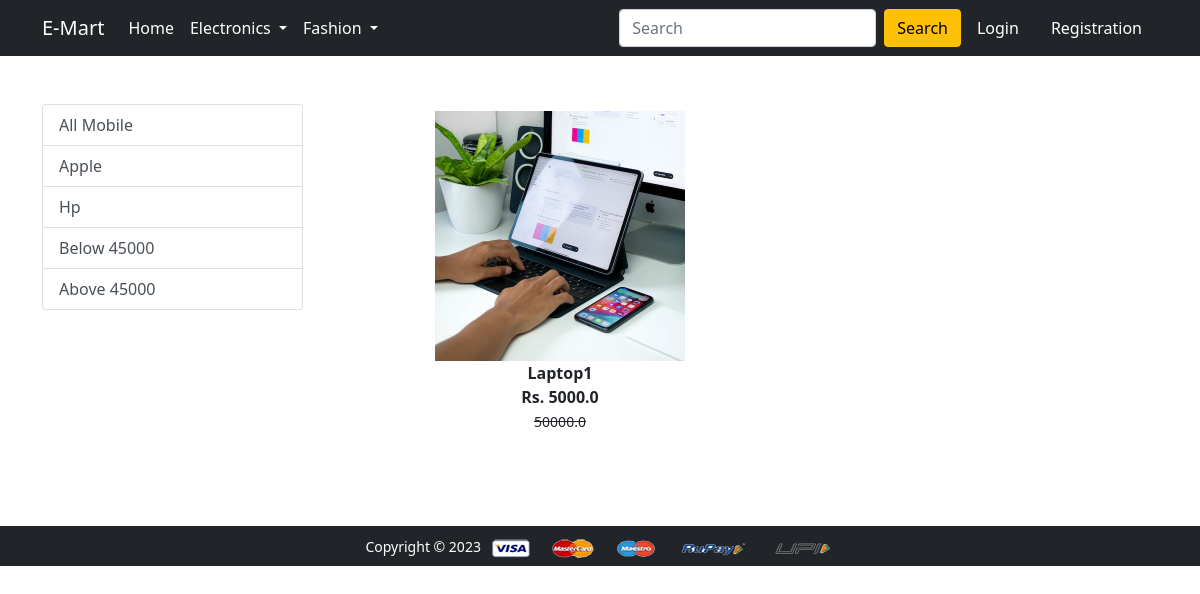
Before: /laptop/ with the older database file.
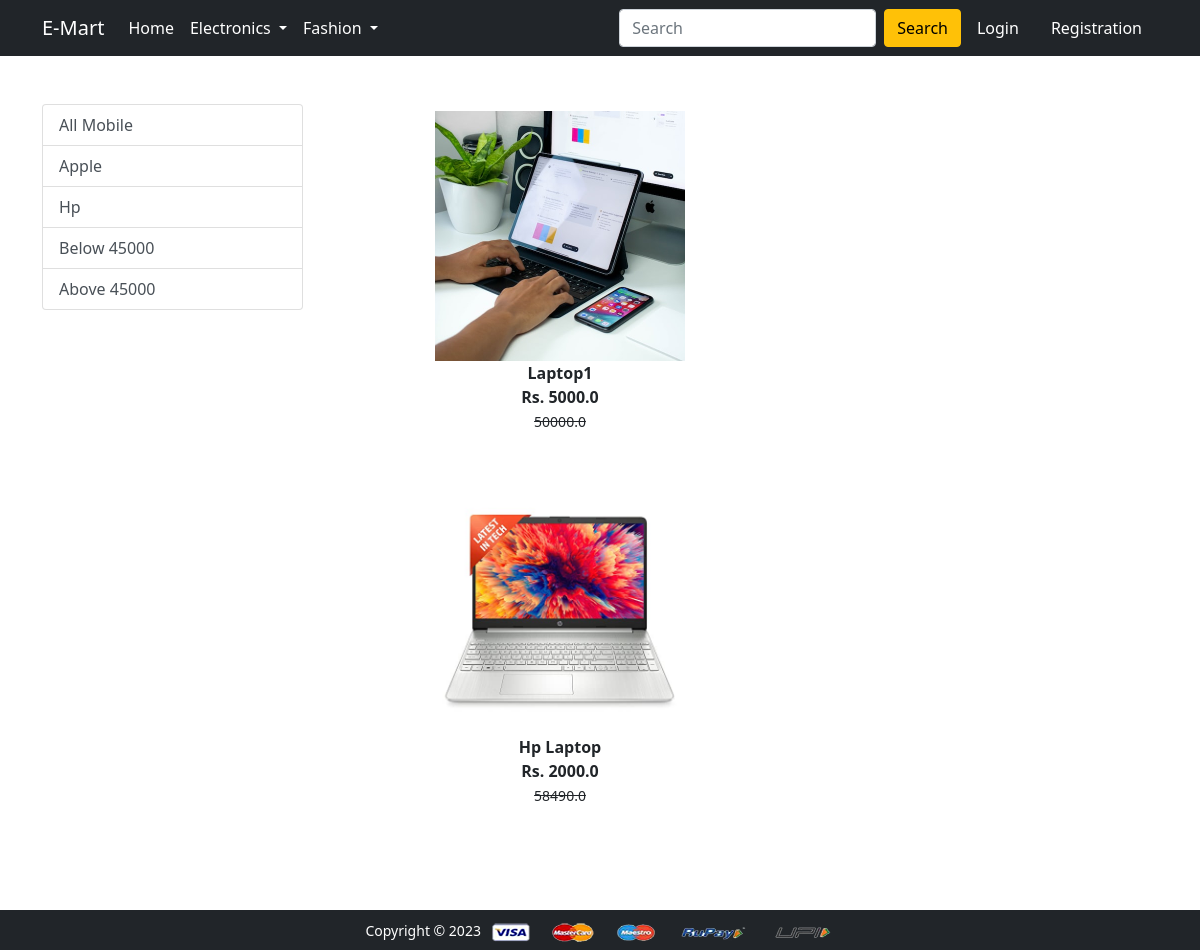
After: the same page with the newer database file.
### app/models.py (models this page shows, shortened)
class Product(models.Model):
    id=models.AutoField(primary_key=True)
    title=models.CharField(max_length=100)
    selling_price=models.FloatField()
    discounted_price=models.FloatField()
    description=models.TextField()
    brand=models.CharField(max_length=100)
    category=models.CharField(choices=CATEGORY_CHOICE,max_length=2)
    upload_image = models.ImageField(upload_to ='uploads/')

### app/views.py (the view)
# urls.py: path('laptop/', views.laptop, name='laptop'),
def laptop(request, data=None):
    if data == None:
        laptop = Product.objects.filter(category='L')
    elif data == 'Hp' or data == 'Apple':
        laptop = Product.objects.filter(category='L').filter(brand=data)
    elif data == 'below':
        laptop = Product.objects.filter(
            category='M').filter(discounted_price__lt=45000)
    elif data == 'above':
        laptop = Product.objects.filter(
            category='M').filter(discounted_price__gt=45000)
    return render(request, 'app/laptop.html', {'laptop': laptop})

### app/templates/app/laptop.html (shortened to what this page needs)
{% extends 'app/base.html' %}
{% load static %}
{% block main-content %}
<div class="container my-5">
 <div class="row">
  <div class="col-sm-3">
   <div class='list-group'>
    <a href="{% url 'mobile' %}" class="list-group-item
    list-group-item-action" arial-current="true">All Mobile</a>
    <a href="{% url 'laptopdata' 'Apple' %}" class="list-group-item
    list-group-item-action" arial-current="true">Apple</a>
    <a href="{% url 'laptopdata' 'Hp' %}" class="list-group-item
    list-group-item-action" arial-current="true">Hp</a>
    <a href="{% url 'laptopdata' 'below' %}" class="list-group-item
    list-group-item-action" arial-current="true">Below 45000</a>
    <a href="{% url 'laptopdata' 'above' %}" class="list-group-item
    list-group-item-action" arial-current="true">Above 45000</a>
    </div>
   </div>
   <div class="col-sm-8 offset-sm-1">
    <div class="row">
        {% for product in laptop %}
            <div class="col-sm-4 text-center mb-4">
                <a href="{% url 'product-detail' product.id %}" class="btn">
                    <div class="item">
                        <img src="{{product.upload_image.url}}" alt=""
                        height="250" class="">
                        <div class="fw-bold" > {{product.title}}</div>
                        <div class="fw-bold" >Rs. {{product.discounted_price}}</div>
                        <small class="fw-light text-decoration-line-through">
                        {{product.selling_price}}</small></div>
                    </div>
            </div>
        {% endfor %}
    </div>
  </div>
</div>
{% endblock main-content %}

### app/templates/app/base.html (shortened to what this page needs)
<!doctype html>
{% load static %}
<html lang="en">
<head>
  <link href="https://cdn.jsdelivr.net/npm/bootstrap@5.0.0-beta1/dist/css/bootstrap.min.css" rel="stylesheet"
>
  <link rel="stylesheet" href="{% static 'app/css/owl.carousel.min.css' %}">
  <link rel="stylesheet" href="{% static 'app/css/all.min.css' %}">
  <link rel="stylesheet" href="{% static 'app/css/style.css' %}">
</head>
<body>
  <nav class="navbar navbar-expand-lg navbar-dark bg-dark">
    <div class="container">
      <a class="navbar-brand" href="/">E-Mart</a>
      <div class="collapse navbar-collapse" id="navbarSupportedContent">
        <ul class="navbar-nav me-auto mb-2 mb-lg-0">
          <li class="nav-item">
            <a class="nav-link active" aria-current="page" href="/">Home</a>
          </li>
          <li class="nav-item dropdown">
            <a class="nav-link dropdown-toggle text-white" href="#" id="electronicsDropdown" role="button"
              data-bs-toggle="dropdown" aria-expanded="false">
              Electronics
            </a>
          </li>
          <li class="nav-item dropdown">
            <a class="nav-link dropdown-toggle text-white" href="#" id="fashionDropdown" role="button"
              data-bs-toggle="dropdown" aria-expanded="false">
              Fashion
            </a>
          </li>
        </ul>
        <form class="d-flex">
          <input class="form-control me-2" type="search" placeholder="Search" aria-label="Search">
          <button class="btn btn-warning" type="submit">Search</button>
        </form>
        <div>
          <ul class="navbar-nav me-auto mb-2 mb-lg-0">
            {% if request.user.is_authenticated %}
            {% comment %} to-> username,changepassword,cart,logout dikhewarna(else part login, registration ka option
            mele) {% endcomment %}
            <li class="nav-item dropdown mx-2">
              <a class="nav-link dropdown-toggle text-white" href="#" id="profileDropdown" role="button"
                data-bs-toggle="dropdown" aria-expanded="false">
                {{request.user.username|capfirst}}
              </a>
              <ul class="dropdown-menu" aria-labelledby="profileDropdown">
                <li><a class="dropdown-item" href="{% url 'profile' %}">Profile</a></li>
                <li><a class="dropdown-item" href="{% url 'orders' %}">Orders</a></li>
                <li><a class="dropdown-item" href="{% url 'passwordchange' %}">Change Password</a></li>
                {% comment %} 'logout' url lagane pe logout to hoga aur o dafault logout admin ka jo hai waha lekar
                chala jayega {% endcomment %}
                {% comment %} lekin humko (login page) me redirect karna hai. {% endcomment %}
                <li><a class="dropdown-item" href="{% url 'logout' %}">Logout</a></li>
              </ul>
            </li>
            <li class="nav-item mx-2">
              <a href="{% url 'showcart' %}" class="nav-link text-white"><span class="badge bg-danger">{{totalitem}}</span> Cart
              </a>
            </li>
            {% else %}
            <li class="nav-item mx-2">
              <a href="{% url 'login' %}" class="nav-link text-white">Login</a>
            </li>
            <li class="nav-item mx-2">
              <a href="{% url 'customerregistration' %}" class="nav-link text-white">Registration</a>
            </li>
            {% endif %}
          </ul>
        </div>
      </div>
    </div>
  </nav>
  {% block main-content %} {% endblock main-content %}
  <footer class="container-fluid bg-dark text-center p-2 mt-5">
    <small class="text-white">Copyright &copy; 2023 </small>
    <img src="{% static 'app/images/payment.png' %}" alt="" srcset="" class="img-fluid" height="2px">
  </footer>
</body>
</html>

Changed rows visible on the page:
added Product: upload_image (picture), title "Hp Laptop", discounted_price "2000.0", selling_price "58490.0"
